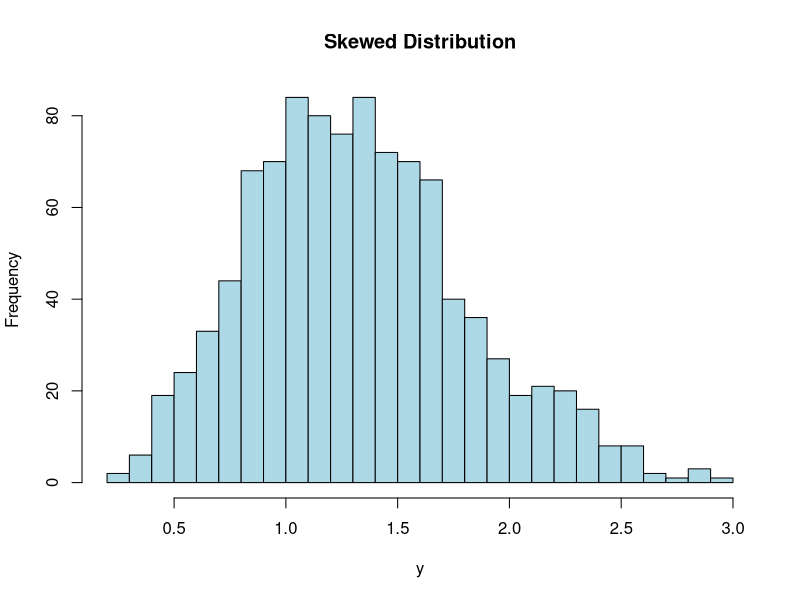
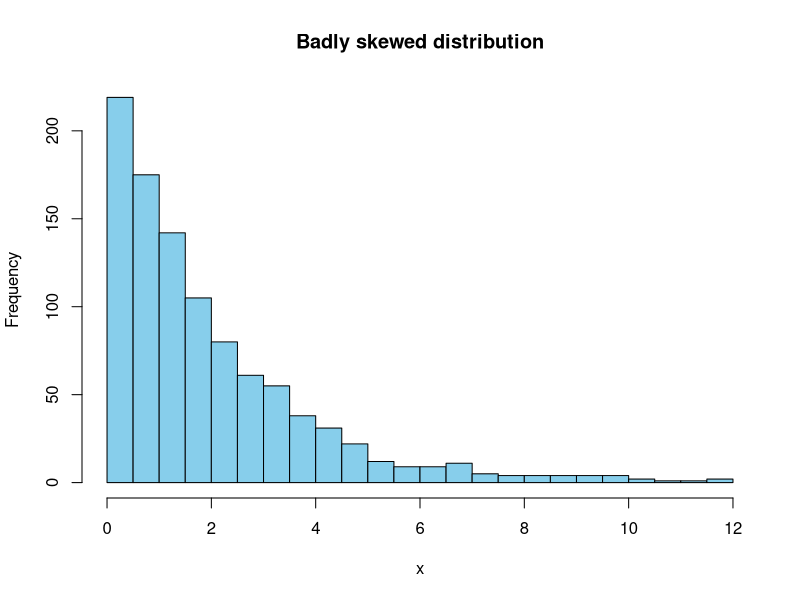
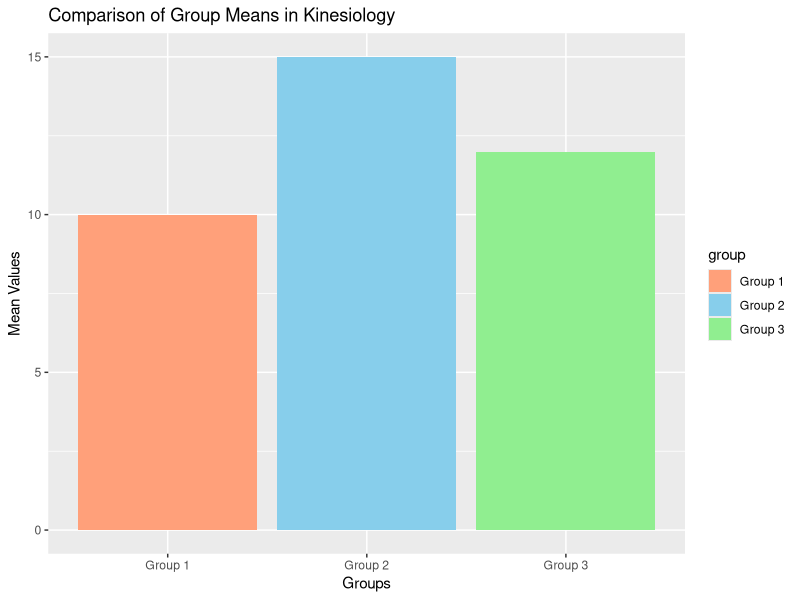

Source code (R) for these figures, in order:
## ---- chunk 1
library(stats)

# Generate a gamma distributed random variable
x <- rgamma(n = 1000, shape = 2, rate = 1)

# Create a skewed distribution by taking the square root of the gamma variable
y <- sqrt(x)

# Plot the histogram of the skewed distribution
hist(y, breaks = 20, col = "lightblue", main = "Skewed Distribution")
## ---- chunk 2
set.seed(123)  # for reproducibility

# Generate 1000 samples from a chi-squared distribution with 2 degrees of freedom
x <- rchisq(1000, df = 2)

# Plot the histogram of x
hist(x, breaks = 20, col = "skyblue", main = "Badly skewed distribution")

## ---- chunk 3
library(ggplot2)

# Create a data frame with 3 group means
group_means <- data.frame(group = c("Group 1", "Group 2", "Group 3"),
                          mean = c(10, 15, 12))

# Create a bar chart with custom colors and labels
ggplot(group_means, aes(x = group, y = mean, fill = group)) +
  geom_col() +
  scale_fill_manual(values = c("#FFA07A", "#87CEEB", "#90EE90")) +  # custom colors
  labs(title = "Comparison of Group Means in Kinesiology",
       x = "Groups", y = "Mean Values")
